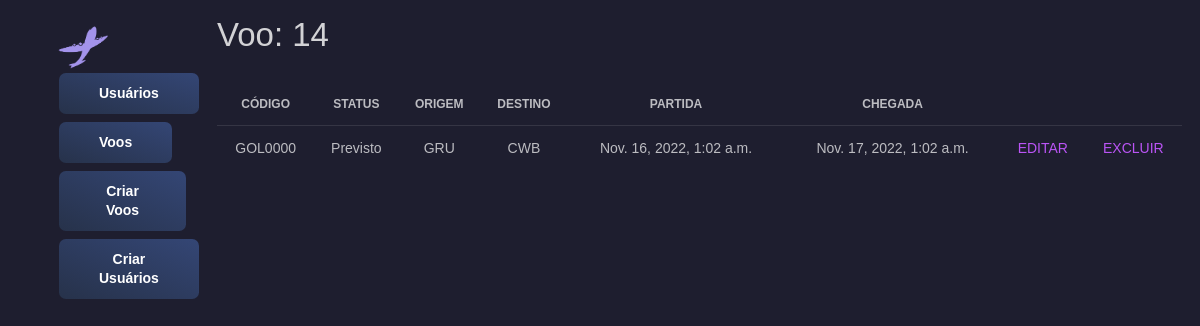
Page /flightmanagement/flight/14 on the earlier database version.
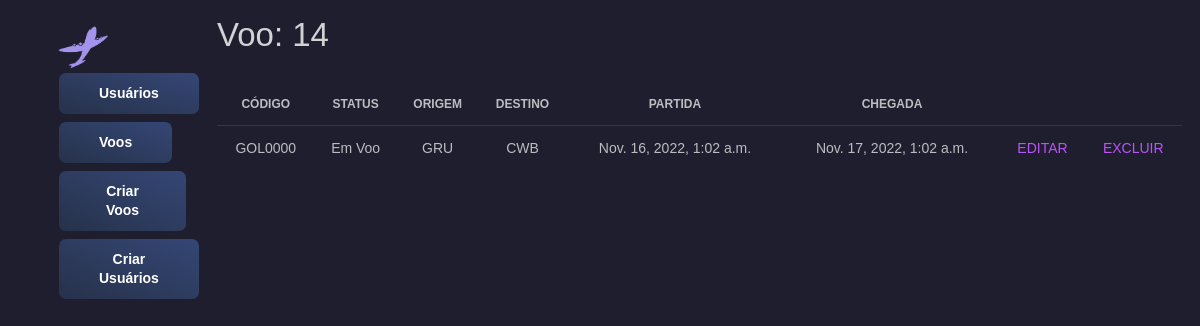
Same page on the later database version.
### flight_management/models.py (models this page shows, shortened)
class Flight(models.Model):
    id = models.BigAutoField(primary_key=True)
    fk_flightstatus = models.ForeignKey(FlightStatus, on_delete=models.SET_NULL, blank=True, null=True)
    tx_code = models.CharField(max_length=8)
    dt_est_departure = models.DateTimeField(blank=True, null=True)
    dt_est_arrival = models.DateTimeField(blank=True, null=True)
    nm_origin = models.CharField(max_length=3, choices=AirportCodes.choices)
    nm_destination = models.CharField(max_length=3, choices=AirportCodes.choices)
    class Meta:
        db_table = 'flight'

class FlightStatus(models.Model):
    id = models.BigAutoField(primary_key=True)
    dt_departure = models.DateTimeField(blank=True, null=True)
    dt_arrival = models.DateTimeField(blank=True, null=True)
    nm_status = models.CharField(max_length=13, choices=Status.choices, default=Status.PREVISTO)
    dt_creation = models.DateTimeField(auto_now=True)
    dt_updated = models.DateTimeField(auto_now=True)
    dt_done = models.DateTimeField(blank=True, null=True)
    class Meta:
        db_table = 'flight_status'

### flight_management/views.py (the view)
# urls.py: path('flight/<int:pk>', views.FlightDetailView.as_view(), name='flight-detail'),
class FlightDetailView(generic.DetailView):
    model = Flight

### flight_management/template/flight_management/flight_detail.html (shortened to what this page needs)
{% extends "base_generic.html" %}
{% block content %}
<h1>Voo: {{ flight.id }} </h1>
<table class="table tablesorter " id="">
    <thead class=" text-primary">
      <tr class="text-center">
        <th>Código</th>
        <th>Status</th>
        <th>Origem</th>
        <th>Destino</th>
        <th>Partida</th>
        <th>Chegada</th>
        <th></th>
        <th></th>
      </tr>
    </thead>
    <tbody>
        <tr class="text-center">
            <td>{{flight.tx_code}}</td>
            <td>{{flight.fk_flightstatus.nm_status}}</td>
            <td>{{flight.nm_origin}}</td>
            <td>{{flight.nm_destination}}</td>
            <td>{{flight.dt_est_departure}}</td>
            <td>{{flight.dt_est_arrival}}</td>
            <td>
              <a href="{% url 'flight-update' flight.id %}">EDITAR</a>
            </td>
            <td>
              <a href="{% url 'flight-delete' flight.id %}">EXCLUIR</a>
            </td>
        </tr>
    </tbody>
  </table>
{% endblock %}

Differences in the rows shown:
changed through a linked row, Flight "GOL0000": fk_flightstatus.nm_status "Previsto" → "Em Voo"
